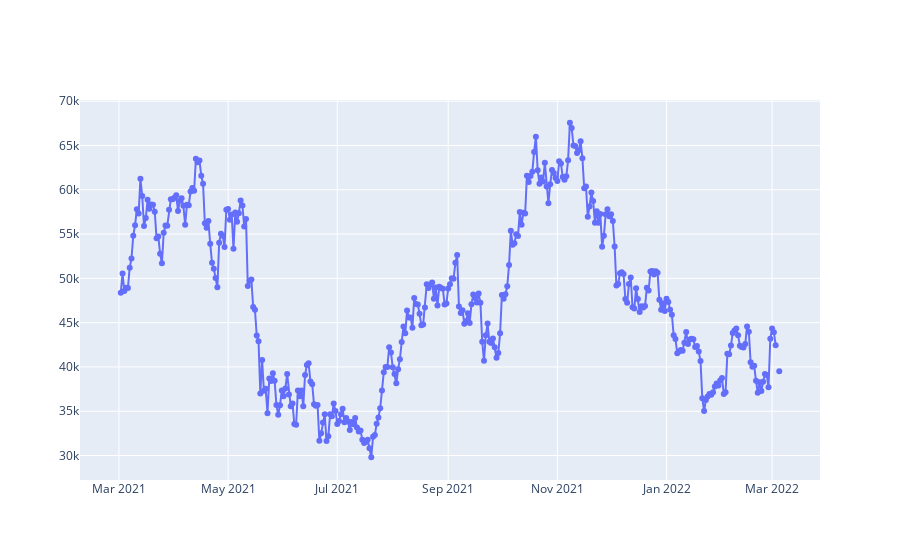

Here is the notebook cell this chart was saved with:
### Code cell
fig = go.Figure(data=go.Scatter(x=data1.index,y=data1['Close'], mode='lines+markers'))
fig.show()

### Figure 1 — Plotly figure (JSON) as saved in the notebook; plotly's stock layout.template omitted (floating-point values rounded to 4 significant figures; data arrays with more than 128 entries replaced by an {"elided": "..."} marker saying what was removed)
{"data": [{"mode": "lines+markers", "type": "scatter", "x": {"elided": "369 str values"}, "y": {"elided": "369 float values"}}], "layout": {"autosize": true, "xaxis": {"autorange": true, "range": ["2021-02-07 12:38:12.3382", "2022-03-27 11:21:47.6618"], "type": "date"}, "yaxis": {"autorange": true, "range": [26690.0, 70680.0], "type": "linear"}}}
